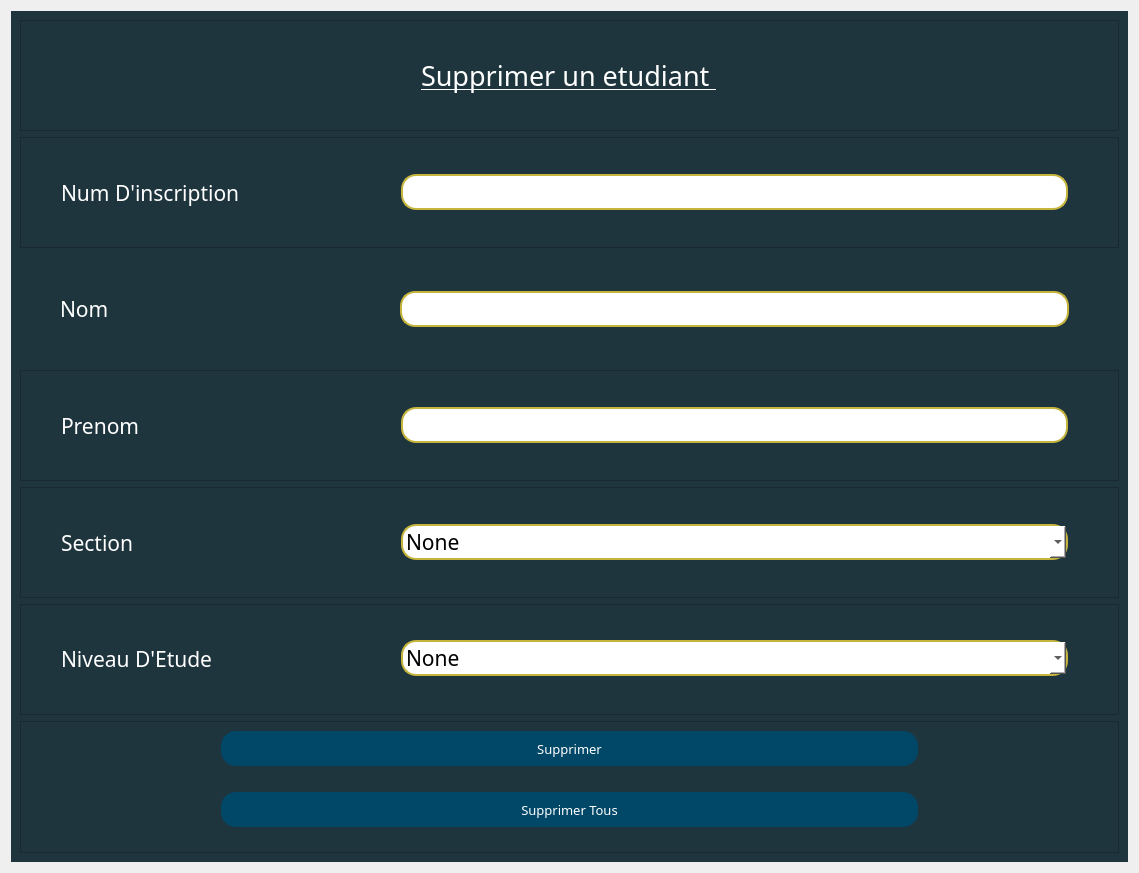
<?xml version="1.0" encoding="UTF-8"?>
<ui version="4.0">
 <class>Form</class>
 <widget class="QWidget" name="Form">
  <property name="geometry">
   <rect>
    <x>0</x>
    <y>0</y>
    <width>1139</width>
    <height>873</height>
   </rect>
  </property>
  <property name="windowTitle">
   <string>Form</string>
  </property>
  <property name="styleSheet">
   <string notr="true"/>
  </property>
  <layout class="QVBoxLayout" name="verticalLayout">
   <item>
    <widget class="QWidget" name="widget_2" native="true">
     <property name="styleSheet">
      <string notr="true">background-color: rgb(31, 53, 61);
color : rgb(255, 255, 255);

</string>
     </property>
     <layout class="QVBoxLayout" name="verticalLayout_4">
      <item>
       <widget class="QFrame" name="frame">
        <property name="cursor">
         <cursorShape>IBeamCursor</cursorShape>
        </property>
        <property name="frameShape">
         <enum>QFrame::StyledPanel</enum>
        </property>
        <property name="frameShadow">
         <enum>QFrame::Raised</enum>
        </property>
        <layout class="QVBoxLayout" name="verticalLayout_2">
         <item alignment="Qt::AlignHCenter|Qt::AlignVCenter">
          <widget class="QLabel" name="label">
           <property name="font">
            <font>
             <family>Forte</family>
             <pointsize>20</pointsize>
             <underline>true</underline>
            </font>
           </property>
           <property name="text">
            <string>Supprimer un etudiant </string>
           </property>
          </widget>
         </item>
        </layout>
       </widget>
      </item>
      <item>
       <widget class="QFrame" name="frame_2">
        <property name="font">
         <font>
          <family>Sitka Small</family>
          <pointsize>16</pointsize>
         </font>
        </property>
        <property name="frameShape">
         <enum>QFrame::StyledPanel</enum>
        </property>
        <property name="frameShadow">
         <enum>QFrame::Raised</enum>
        </property>
        <layout class="QHBoxLayout" name="horizontalLayout" stretch="1,2">
         <property name="leftMargin">
          <number>40</number>
         </property>
         <property name="topMargin">
          <number>11</number>
         </property>
         <property name="rightMargin">
          <number>50</number>
         </property>
         <property name="bottomMargin">
          <number>11</number>
         </property>
         <item>
          <widget class="QLabel" name="label_2">
           <property name="font">
            <font>
             <family>Sitka Small</family>
             <pointsize>16</pointsize>
             <weight>50</weight>
             <bold>false</bold>
            </font>
           </property>
           <property name="cursor">
            <cursorShape>IBeamCursor</cursorShape>
           </property>
           <property name="text">
            <string>Num D'inscription</string>
           </property>
          </widget>
         </item>
         <item>
          <widget class="QLineEdit" name="num_insc">
           <property name="font">
            <font>
             <family>Sitka Small</family>
             <pointsize>16</pointsize>
            </font>
           </property>
           <property name="styleSheet">
            <string notr="true">QLineEdit {
	border :2px solid ;
	border-radius : 15px;
	border-color: rgb(197, 181, 61);
	background-color: rgb(255, 255, 255);
	color :rgb(0, 0, 0);
}
QLineEdit:hover {
	border : 2px solid rgbrgb(97, 89, 30);
}

</string>
           </property>
           <property name="inputMask">
            <string>999999</string>
           </property>
          </widget>
         </item>
        </layout>
       </widget>
      </item>
      <item>
       <widget class="QWidget" name="widget" native="true">
        <property name="font">
         <font>
          <family>Sitka Small</family>
          <pointsize>16</pointsize>
         </font>
        </property>
        <layout class="QHBoxLayout" name="horizontalLayout_2" stretch="1,2">
         <property name="leftMargin">
          <number>40</number>
         </property>
         <property name="rightMargin">
          <number>50</number>
         </property>
         <item>
          <widget class="QLabel" name="label_3">
           <property name="font">
            <font>
             <family>Sitka Small</family>
             <pointsize>16</pointsize>
            </font>
           </property>
           <property name="cursor">
            <cursorShape>IBeamCursor</cursorShape>
           </property>
           <property name="text">
            <string>Nom</string>
           </property>
          </widget>
         </item>
         <item>
          <widget class="QLineEdit" name="nom">
           <property name="font">
            <font>
             <family>Sitka Small</family>
             <pointsize>16</pointsize>
            </font>
           </property>
           <property name="styleSheet">
            <string notr="true">QLineEdit {
	border :2px solid ;
	border-radius : 15px;
	border-color: rgb(197, 181, 61);
	background-color: rgb(255, 255, 255);
	color :rgb(0, 0, 0);
}
QLineEdit:hover {
	border : 2px solid rgbrgb(97, 89, 30);
}

</string>
           </property>
          </widget>
         </item>
        </layout>
       </widget>
      </item>
      <item>
       <widget class="QFrame" name="frame_6">
        <property name="font">
         <font>
          <family>Sitka Small</family>
          <pointsize>16</pointsize>
         </font>
        </property>
        <property name="frameShape">
         <enum>QFrame::StyledPanel</enum>
        </property>
        <property name="frameShadow">
         <enum>QFrame::Raised</enum>
        </property>
        <layout class="QHBoxLayout" name="horizontalLayout_3" stretch="1,2">
         <property name="leftMargin">
          <number>40</number>
         </property>
         <property name="rightMargin">
          <number>50</number>
         </property>
         <item>
          <widget class="QLabel" name="label_4">
           <property name="font">
            <font>
             <family>Sitka Small</family>
             <pointsize>16</pointsize>
            </font>
           </property>
           <property name="cursor">
            <cursorShape>IBeamCursor</cursorShape>
           </property>
           <property name="text">
            <string>Prenom</string>
           </property>
          </widget>
         </item>
         <item>
          <widget class="QLineEdit" name="prenom">
           <property name="font">
            <font>
             <family>Sitka Small</family>
             <pointsize>16</pointsize>
            </font>
           </property>
           <property name="styleSheet">
            <string notr="true">QLineEdit {
	border :2px solid ;
	border-radius : 15px;
	border-color: rgb(197, 181, 61);
	background-color: rgb(255, 255, 255);
	color :rgb(0, 0, 0);
}
QLineEdit:hover {
	border : 2px solid rgbrgb(97, 89, 30);
}

</string>
           </property>
          </widget>
         </item>
        </layout>
       </widget>
      </item>
      <item>
       <widget class="QFrame" name="frame_8">
        <property name="font">
         <font>
          <family>Sitka Small</family>
          <pointsize>16</pointsize>
         </font>
        </property>
        <property name="frameShape">
         <enum>QFrame::StyledPanel</enum>
        </property>
        <property name="frameShadow">
         <enum>QFrame::Raised</enum>
        </property>
        <layout class="QHBoxLayout" name="horizontalLayout_8" stretch="1,2">
         <property name="leftMargin">
          <number>40</number>
         </property>
         <property name="rightMargin">
          <number>50</number>
         </property>
         <item>
          <widget class="QLabel" name="label_9">
           <property name="font">
            <font>
             <family>Sitka Small</family>
             <pointsize>16</pointsize>
            </font>
           </property>
           <property name="cursor">
            <cursorShape>IBeamCursor</cursorShape>
           </property>
           <property name="text">
            <string>Section</string>
           </property>
          </widget>
         </item>
         <item>
          <widget class="QComboBox" name="section">
           <property name="font">
            <font>
             <family>Sitka Small</family>
             <pointsize>16</pointsize>
            </font>
           </property>
           <property name="cursor">
            <cursorShape>PointingHandCursor</cursorShape>
           </property>
           <property name="styleSheet">
            <string notr="true">QComboBox {
	border :2px solid ;
	border-radius : 15px;
	border-color: rgb(197, 181, 61);
	background-color: rgb(255, 255, 255);
	color :rgb(0, 0, 0)
}
QComboBox:hover {
	border : 2px solid rgbrgb(97, 89, 30);
}

</string>
           </property>
           <item>
            <property name="text">
             <string>None</string>
            </property>
           </item>
           <item>
            <property name="text">
             <string>CPI</string>
            </property>
           </item>
           <item>
            <property name="text">
             <string>TIC</string>
            </property>
           </item>
           <item>
            <property name="text">
             <string>EEA</string>
            </property>
           </item>
           <item>
            <property name="text">
             <string>INFO</string>
            </property>
           </item>
           <item>
            <property name="text">
             <string>Master</string>
            </property>
           </item>
           <item>
            <property name="text">
             <string>ING_TIC</string>
            </property>
           </item>
           <item>
            <property name="text">
             <string>ING_INFO</string>
            </property>
           </item>
          </widget>
         </item>
        </layout>
       </widget>
      </item>
      <item>
       <widget class="QFrame" name="frame_9">
        <property name="font">
         <font>
          <family>Sitka Small</family>
          <pointsize>16</pointsize>
         </font>
        </property>
        <property name="frameShape">
         <enum>QFrame::StyledPanel</enum>
        </property>
        <property name="frameShadow">
         <enum>QFrame::Raised</enum>
        </property>
        <layout class="QHBoxLayout" name="horizontalLayout_9" stretch="1,2">
         <property name="leftMargin">
          <number>40</number>
         </property>
         <property name="rightMargin">
          <number>50</number>
         </property>
         <property name="bottomMargin">
          <number>11</number>
         </property>
         <item>
          <widget class="QLabel" name="label_10">
           <property name="font">
            <font>
             <family>Sitka Small</family>
             <pointsize>16</pointsize>
            </font>
           </property>
           <property name="cursor">
            <cursorShape>IBeamCursor</cursorShape>
           </property>
           <property name="mouseTracking">
            <bool>false</bool>
           </property>
           <property name="text">
            <string>Niveau D'Etude</string>
           </property>
          </widget>
         </item>
         <item>
          <widget class="QComboBox" name="niveau">
           <property name="font">
            <font>
             <family>Sitka Small</family>
             <pointsize>16</pointsize>
            </font>
           </property>
           <property name="cursor">
            <cursorShape>PointingHandCursor</cursorShape>
           </property>
           <property name="styleSheet">
            <string notr="true">QComboBox {
	border :2px solid ;
	border-radius : 15px;
	border-color: rgb(197, 181, 61);
	background-color: rgb(255, 255, 255);
	color :rgb(0, 0, 0)
}
QComboBox:hover {
	border : 2px solid rgbrgb(97, 89, 30);
}
</string>
           </property>
           <item>
            <property name="text">
             <string>None</string>
            </property>
           </item>
           <item>
            <property name="text">
             <string>1er</string>
            </property>
           </item>
           <item>
            <property name="text">
             <string>2eme</string>
            </property>
           </item>
           <item>
            <property name="text">
             <string>3eme</string>
            </property>
           </item>
          </widget>
         </item>
        </layout>
       </widget>
      </item>
      <item>
       <widget class="QFrame" name="frame_10">
        <property name="frameShape">
         <enum>QFrame::StyledPanel</enum>
        </property>
        <property name="frameShadow">
         <enum>QFrame::Raised</enum>
        </property>
        <layout class="QVBoxLayout" name="verticalLayout_3">
         <property name="leftMargin">
          <number>200</number>
         </property>
         <property name="rightMargin">
          <number>200</number>
         </property>
         <property name="bottomMargin">
          <number>25</number>
         </property>
         <item>
          <widget class="QPushButton" name="pushButton">
           <property name="font">
            <font>
             <family>Sitka Small</family>
             <pointsize>10</pointsize>
            </font>
           </property>
           <property name="cursor">
            <cursorShape>PointingHandCursor</cursorShape>
           </property>
           <property name="styleSheet">
            <string notr="true">QPushButton{
	height : 35px;
	background-color :rgb(0, 71, 104);
	border-radius : 15px;
}


QPushButton:hover{
	background-color: rgb(101, 0, 0);
}</string>
           </property>
           <property name="text">
            <string>Supprimer</string>
           </property>
          </widget>
         </item>
         <item alignment="Qt::AlignHCenter|Qt::AlignVCenter">
          <widget class="QLabel" name="label_5">
           <property name="styleSheet">
            <string notr="true">color: rgb(208, 0, 0);</string>
           </property>
           <property name="text">
            <string/>
           </property>
          </widget>
         </item>
         <item>
          <widget class="QPushButton" name="pushButton_2">
           <property name="font">
            <font>
             <family>Sitka Small</family>
             <pointsize>10</pointsize>
            </font>
           </property>
           <property name="cursor">
            <cursorShape>PointingHandCursor</cursorShape>
           </property>
           <property name="styleSheet">
            <string notr="true">QPushButton{
	height : 35px;
	background-color :rgb(0, 71, 104);
	border-radius : 15px;
}


QPushButton:hover{
	background-color: rgb(101, 0, 0);
}</string>
           </property>
           <property name="text">
            <string>Supprimer Tous</string>
           </property>
          </widget>
         </item>
        </layout>
       </widget>
      </item>
     </layout>
    </widget>
   </item>
  </layout>
 </widget>
 <resources/>
 <connections/>
</ui>
